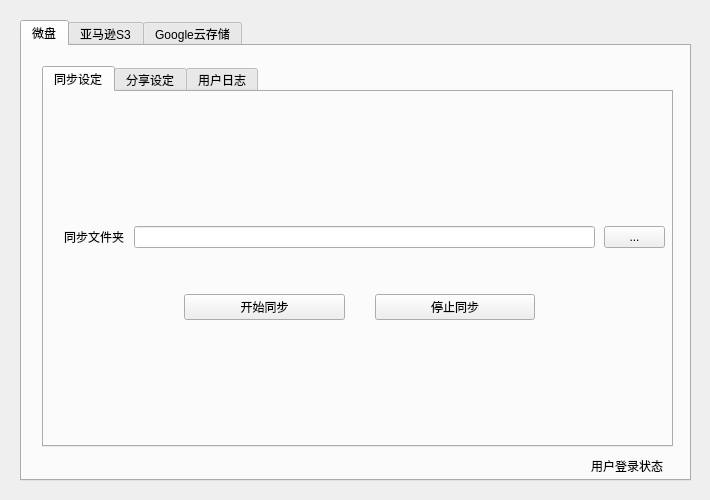
<?xml version="1.0" encoding="UTF-8"?>
<ui version="4.0">
 <class>CloudBackupUI</class>
 <widget class="QWidget" name="CloudBackupUI">
  <property name="geometry">
   <rect>
    <x>0</x>
    <y>0</y>
    <width>710</width>
    <height>500</height>
   </rect>
  </property>
  <property name="windowTitle">
   <string>云备份</string>
  </property>
  <widget class="QTabWidget" name="CloudSelectTabWidget">
   <property name="geometry">
    <rect>
     <x>20</x>
     <y>20</y>
     <width>671</width>
     <height>461</height>
    </rect>
   </property>
   <property name="currentIndex">
    <number>0</number>
   </property>
   <widget class="QWidget" name="vdisktab">
    <attribute name="title">
     <string>微盘</string>
    </attribute>
    <widget class="QTabWidget" name="OpTabWidget_under_vdisk">
     <property name="geometry">
      <rect>
       <x>20</x>
       <y>20</y>
       <width>631</width>
       <height>381</height>
      </rect>
     </property>
     <property name="currentIndex">
      <number>0</number>
     </property>
     <widget class="QWidget" name="syntab_under_vdisk">
      <attribute name="title">
       <string>同步设定</string>
      </attribute>
      <widget class="QWidget" name="gridLayoutWidget_2">
       <property name="geometry">
        <rect>
         <x>20</x>
         <y>120</y>
         <width>531</width>
         <height>51</height>
        </rect>
       </property>
       <layout class="QGridLayout" name="vgridLayout">
        <property name="horizontalSpacing">
         <number>10</number>
        </property>
        <property name="verticalSpacing">
         <number>0</number>
        </property>
        <item row="0" column="0">
         <widget class="QLabel" name="lvdirpath">
          <property name="text">
           <string>同步文件夹</string>
          </property>
         </widget>
        </item>
        <item row="0" column="1">
         <widget class="QLineEdit" name="tvdirpath">
          <property name="sizePolicy">
           <sizepolicy hsizetype="Expanding" vsizetype="Maximum">
            <horstretch>0</horstretch>
            <verstretch>0</verstretch>
           </sizepolicy>
          </property>
         </widget>
        </item>
       </layout>
      </widget>
      <widget class="QWidget" name="gridLayoutWidget">
       <property name="geometry">
        <rect>
         <x>110</x>
         <y>190</y>
         <width>411</width>
         <height>51</height>
        </rect>
       </property>
       <layout class="QGridLayout" name="vgridLayout_button">
        <property name="leftMargin">
         <number>30</number>
        </property>
        <property name="rightMargin">
         <number>30</number>
        </property>
        <property name="horizontalSpacing">
         <number>30</number>
        </property>
        <item row="0" column="2">
         <widget class="QPushButton" name="button_v_reset">
          <property name="text">
           <string>停止同步</string>
          </property>
         </widget>
        </item>
        <item row="0" column="1">
         <widget class="QPushButton" name="button_v_submit">
          <property name="text">
           <string>开始同步</string>
          </property>
         </widget>
        </item>
       </layout>
      </widget>
      <widget class="QWidget" name="gridLayoutWidget_3">
       <property name="geometry">
        <rect>
         <x>560</x>
         <y>120</y>
         <width>61</width>
         <height>51</height>
        </rect>
       </property>
       <layout class="QGridLayout" name="vgridLayout_dir">
        <item row="0" column="0">
         <widget class="QPushButton" name="button_v_dir">
          <property name="text">
           <string>...</string>
          </property>
         </widget>
        </item>
       </layout>
      </widget>
     </widget>
     <widget class="QWidget" name="sharetab_under_vdisk">
      <attribute name="title">
       <string>分享设定</string>
      </attribute>
      <widget class="QTreeWidget" name="VtreeWidget">
       <property name="geometry">
        <rect>
         <x>20</x>
         <y>21</y>
         <width>581</width>
         <height>291</height>
        </rect>
       </property>
       <column>
        <property name="text">
         <string notr="true">同步文件</string>
        </property>
       </column>
      </widget>
      <widget class="QPushButton" name="button_v_share">
       <property name="geometry">
        <rect>
         <x>480</x>
         <y>320</y>
         <width>121</width>
         <height>28</height>
        </rect>
       </property>
       <property name="text">
        <string>用邮件分享</string>
       </property>
      </widget>
      <widget class="QPushButton" name="button_v_cloudflush">
       <property name="geometry">
        <rect>
         <x>400</x>
         <y>320</y>
         <width>71</width>
         <height>28</height>
        </rect>
       </property>
       <property name="text">
        <string>刷新</string>
       </property>
      </widget>
     </widget>
     <widget class="QWidget" name="logtab_under_vdisk">
      <attribute name="title">
       <string>用户日志</string>
      </attribute>
      <widget class="QPushButton" name="button_v_logflush">
       <property name="geometry">
        <rect>
         <x>510</x>
         <y>320</y>
         <width>93</width>
         <height>28</height>
        </rect>
       </property>
       <property name="text">
        <string>刷新</string>
       </property>
      </widget>
      <widget class="QTreeWidget" name="VlogTreeWidget">
       <property name="geometry">
        <rect>
         <x>20</x>
         <y>21</y>
         <width>581</width>
         <height>291</height>
        </rect>
       </property>
       <property name="columnCount">
        <number>2</number>
       </property>
       <column>
        <property name="text">
         <string>时间</string>
        </property>
       </column>
       <column>
        <property name="text">
         <string>动作</string>
        </property>
       </column>
      </widget>
     </widget>
    </widget>
    <widget class="QLabel" name="lvuserstate">
     <property name="geometry">
      <rect>
       <x>370</x>
       <y>410</y>
       <width>271</width>
       <height>20</height>
      </rect>
     </property>
     <property name="sizePolicy">
      <sizepolicy hsizetype="Expanding" vsizetype="Preferred">
       <horstretch>0</horstretch>
       <verstretch>0</verstretch>
      </sizepolicy>
     </property>
     <property name="text">
      <string>用户登录状态</string>
     </property>
     <property name="alignment">
      <set>Qt::AlignRight|Qt::AlignTrailing|Qt::AlignVCenter</set>
     </property>
    </widget>
   </widget>
   <widget class="QWidget" name="s3tab">
    <attribute name="title">
     <string>亚马逊S3</string>
    </attribute>
    <widget class="QTabWidget" name="OpTabWidget_under_s3">
     <property name="geometry">
      <rect>
       <x>20</x>
       <y>20</y>
       <width>631</width>
       <height>381</height>
      </rect>
     </property>
     <property name="currentIndex">
      <number>0</number>
     </property>
     <widget class="QWidget" name="syntab_under_s3">
      <attribute name="title">
       <string>同步设定</string>
      </attribute>
      <widget class="QWidget" name="gridLayoutWidget_4">
       <property name="geometry">
        <rect>
         <x>20</x>
         <y>120</y>
         <width>531</width>
         <height>51</height>
        </rect>
       </property>
       <layout class="QGridLayout" name="sgridLayout">
        <property name="horizontalSpacing">
         <number>10</number>
        </property>
        <property name="verticalSpacing">
         <number>0</number>
        </property>
        <item row="0" column="0">
         <widget class="QLabel" name="lsdirpath">
          <property name="text">
           <string>同步文件夹</string>
          </property>
         </widget>
        </item>
        <item row="0" column="1">
         <widget class="QLineEdit" name="tsdirpath">
          <property name="sizePolicy">
           <sizepolicy hsizetype="Expanding" vsizetype="Maximum">
            <horstretch>0</horstretch>
            <verstretch>0</verstretch>
           </sizepolicy>
          </property>
         </widget>
        </item>
       </layout>
      </widget>
      <widget class="QWidget" name="gridLayoutWidget_5">
       <property name="geometry">
        <rect>
         <x>110</x>
         <y>190</y>
         <width>411</width>
         <height>51</height>
        </rect>
       </property>
       <layout class="QGridLayout" name="sgridLayout_button">
        <property name="leftMargin">
         <number>30</number>
        </property>
        <property name="rightMargin">
         <number>30</number>
        </property>
        <property name="horizontalSpacing">
         <number>30</number>
        </property>
        <item row="0" column="2">
         <widget class="QPushButton" name="button_s_reset">
          <property name="text">
           <string>停止同步</string>
          </property>
         </widget>
        </item>
        <item row="0" column="1">
         <widget class="QPushButton" name="button_s_submit">
          <property name="text">
           <string>开始同步</string>
          </property>
         </widget>
        </item>
       </layout>
      </widget>
      <widget class="QWidget" name="gridLayoutWidget_6">
       <property name="geometry">
        <rect>
         <x>560</x>
         <y>120</y>
         <width>61</width>
         <height>51</height>
        </rect>
       </property>
       <layout class="QGridLayout" name="sgridLayout_dir">
        <item row="0" column="0">
         <widget class="QPushButton" name="button_s_dir">
          <property name="text">
           <string>...</string>
          </property>
         </widget>
        </item>
       </layout>
      </widget>
     </widget>
     <widget class="QWidget" name="sharetab_under_s3">
      <attribute name="title">
       <string>分享设定</string>
      </attribute>
      <widget class="QTreeWidget" name="StreeWidget">
       <property name="geometry">
        <rect>
         <x>20</x>
         <y>21</y>
         <width>581</width>
         <height>291</height>
        </rect>
       </property>
       <column>
        <property name="text">
         <string notr="true">同步文件</string>
        </property>
       </column>
      </widget>
      <widget class="QPushButton" name="button_s_share">
       <property name="geometry">
        <rect>
         <x>480</x>
         <y>320</y>
         <width>121</width>
         <height>28</height>
        </rect>
       </property>
       <property name="text">
        <string>用邮件分享</string>
       </property>
      </widget>
      <widget class="QPushButton" name="button_s_cloudflush">
       <property name="geometry">
        <rect>
         <x>400</x>
         <y>320</y>
         <width>71</width>
         <height>28</height>
        </rect>
       </property>
       <property name="text">
        <string>刷新</string>
       </property>
      </widget>
     </widget>
     <widget class="QWidget" name="logtab_under_s3">
      <attribute name="title">
       <string>用户日志</string>
      </attribute>
      <widget class="QTreeWidget" name="SlogTreeWidget">
       <property name="geometry">
        <rect>
         <x>20</x>
         <y>21</y>
         <width>581</width>
         <height>291</height>
        </rect>
       </property>
       <column>
        <property name="text">
         <string>时间</string>
        </property>
       </column>
       <column>
        <property name="text">
         <string>动作</string>
        </property>
       </column>
      </widget>
      <widget class="QPushButton" name="button_s_logflush">
       <property name="geometry">
        <rect>
         <x>510</x>
         <y>320</y>
         <width>93</width>
         <height>28</height>
        </rect>
       </property>
       <property name="text">
        <string>刷新</string>
       </property>
      </widget>
     </widget>
    </widget>
    <widget class="QLabel" name="lsuserstate">
     <property name="geometry">
      <rect>
       <x>370</x>
       <y>410</y>
       <width>271</width>
       <height>20</height>
      </rect>
     </property>
     <property name="sizePolicy">
      <sizepolicy hsizetype="Expanding" vsizetype="Preferred">
       <horstretch>0</horstretch>
       <verstretch>0</verstretch>
      </sizepolicy>
     </property>
     <property name="text">
      <string>用户登录状态</string>
     </property>
     <property name="alignment">
      <set>Qt::AlignRight|Qt::AlignTrailing|Qt::AlignVCenter</set>
     </property>
    </widget>
   </widget>
   <widget class="QWidget" name="gctab">
    <attribute name="title">
     <string>Google云存储</string>
    </attribute>
    <widget class="QTabWidget" name="OpTabWidget_under_google">
     <property name="geometry">
      <rect>
       <x>20</x>
       <y>20</y>
       <width>631</width>
       <height>381</height>
      </rect>
     </property>
     <property name="currentIndex">
      <number>0</number>
     </property>
     <widget class="QWidget" name="syntab_under_google">
      <attribute name="title">
       <string>同步设定</string>
      </attribute>
      <widget class="QWidget" name="gridLayoutWidget_7">
       <property name="geometry">
        <rect>
         <x>20</x>
         <y>120</y>
         <width>531</width>
         <height>51</height>
        </rect>
       </property>
       <layout class="QGridLayout" name="ggridLayout">
        <property name="horizontalSpacing">
         <number>10</number>
        </property>
        <property name="verticalSpacing">
         <number>0</number>
        </property>
        <item row="0" column="0">
         <widget class="QLabel" name="lgdirpath">
          <property name="text">
           <string>同步文件夹</string>
          </property>
         </widget>
        </item>
        <item row="0" column="1">
         <widget class="QLineEdit" name="tgdirpath">
          <property name="sizePolicy">
           <sizepolicy hsizetype="Expanding" vsizetype="Maximum">
            <horstretch>0</horstretch>
            <verstretch>0</verstretch>
           </sizepolicy>
          </property>
         </widget>
        </item>
       </layout>
      </widget>
      <widget class="QWidget" name="gridLayoutWidget_8">
       <property name="geometry">
        <rect>
         <x>110</x>
         <y>190</y>
         <width>411</width>
         <height>51</height>
        </rect>
       </property>
       <layout class="QGridLayout" name="ggridLayout_button">
        <property name="leftMargin">
         <number>30</number>
        </property>
        <property name="rightMargin">
         <number>30</number>
        </property>
        <property name="horizontalSpacing">
         <number>30</number>
        </property>
        <item row="0" column="2">
         <widget class="QPushButton" name="button_g_reset">
          <property name="text">
           <string>停止同步</string>
          </property>
         </widget>
        </item>
        <item row="0" column="1">
         <widget class="QPushButton" name="button_g_submit">
          <property name="text">
           <string>开始同步</string>
          </property>
         </widget>
        </item>
       </layout>
      </widget>
      <widget class="QWidget" name="gridLayoutWidget_9">
       <property name="geometry">
        <rect>
         <x>560</x>
         <y>120</y>
         <width>61</width>
         <height>51</height>
        </rect>
       </property>
       <layout class="QGridLayout" name="ggridLayout_dir">
        <item row="0" column="0">
         <widget class="QPushButton" name="button_g_dir">
          <property name="text">
           <string>...</string>
          </property>
         </widget>
        </item>
       </layout>
      </widget>
     </widget>
     <widget class="QWidget" name="sharetab_under_google">
      <attribute name="title">
       <string>分享设定</string>
      </attribute>
      <widget class="QTreeWidget" name="GtreeWidget">
       <property name="geometry">
        <rect>
         <x>20</x>
         <y>21</y>
         <width>581</width>
         <height>291</height>
        </rect>
       </property>
       <column>
        <property name="text">
         <string notr="true">同步文件</string>
        </property>
       </column>
      </widget>
      <widget class="QPushButton" name="button_g_share">
       <property name="geometry">
        <rect>
         <x>480</x>
         <y>320</y>
         <width>121</width>
         <height>28</height>
        </rect>
       </property>
       <property name="text">
        <string>用邮件分享</string>
       </property>
      </widget>
      <widget class="QPushButton" name="button_g_cloudflush">
       <property name="geometry">
        <rect>
         <x>400</x>
         <y>320</y>
         <width>71</width>
         <height>28</height>
        </rect>
       </property>
       <property name="text">
        <string>刷新</string>
       </property>
      </widget>
     </widget>
     <widget class="QWidget" name="logtab_under_google">
      <attribute name="title">
       <string>用户日志</string>
      </attribute>
      <widget class="QTreeWidget" name="GlogTreeWidget">
       <property name="geometry">
        <rect>
         <x>20</x>
         <y>21</y>
         <width>581</width>
         <height>291</height>
        </rect>
       </property>
       <column>
        <property name="text">
         <string>时间</string>
        </property>
       </column>
       <column>
        <property name="text">
         <string>动作</string>
        </property>
       </column>
      </widget>
      <widget class="QPushButton" name="button_g_logflush">
       <property name="geometry">
        <rect>
         <x>510</x>
         <y>320</y>
         <width>93</width>
         <height>28</height>
        </rect>
       </property>
       <property name="text">
        <string>刷新</string>
       </property>
      </widget>
     </widget>
    </widget>
    <widget class="QLabel" name="lguserstate">
     <property name="geometry">
      <rect>
       <x>370</x>
       <y>410</y>
       <width>271</width>
       <height>20</height>
      </rect>
     </property>
     <property name="sizePolicy">
      <sizepolicy hsizetype="Expanding" vsizetype="Preferred">
       <horstretch>0</horstretch>
       <verstretch>0</verstretch>
      </sizepolicy>
     </property>
     <property name="text">
      <string>用户登录状态</string>
     </property>
     <property name="alignment">
      <set>Qt::AlignRight|Qt::AlignTrailing|Qt::AlignVCenter</set>
     </property>
    </widget>
   </widget>
  </widget>
 </widget>
 <resources/>
 <connections/>
</ui>
